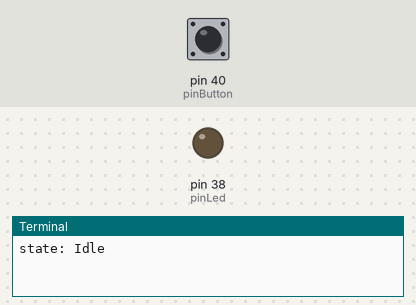
Bench run of a program on a simulated Raspberry Pi (header pin numbers). Parts: output pins drawn as LEDs (lit = HIGH), the last lines printed to the terminal. The inputs (shaded band) are chosen by the test bench; at power-on: pin 40 (pinButton) LOW. The clock reads 2024-03-15 10:24:30 at power-on unless the program sets it.

Above: at 1.2 s.
1.3 s: pin 40 (pinButton) pulled HIGH for 0.15 s
At 3.5 s:
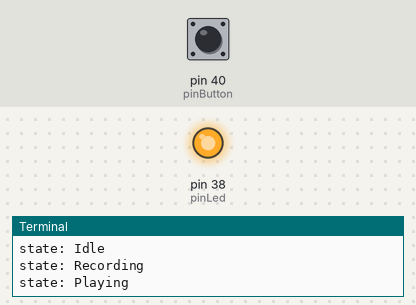
4.4 s: pin 40 (pinButton) pulled HIGH for 3.2 s
At 12.9 s:
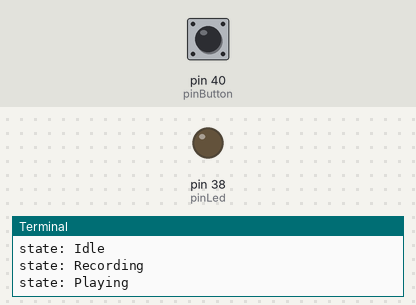
Timing chart, 0 to 14.4 s (numbered marks = the images above; inputs shaded):
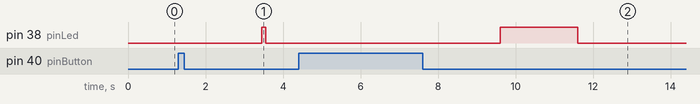

The program:

02_sequence_recorder.py
```python
from time import time, sleep
import RPi.GPIO as GPIO

delay = .05
waitForPlay = 2
pinButton = 40
pinLed = 38
state = "Idle"
sequenceRecord = []
sequenceIndex = 0
lastPulseAt = 0

GPIO.setmode(GPIO.BOARD)
GPIO.setup(pinButton, GPIO.IN)
GPIO.setup(pinLed, GPIO.OUT)

def setState(value):
  global state
  state = value
  print(f"state: {state}")

setState("Idle")


try:
  while True:
    buttonValue = GPIO.input(pinButton)
    # print(buttonValue)

    if state == "Idle":
      if buttonValue == 1:
        lastPulseAt = time()
        setState("Recording")

    elif state == "Recording":
      sequenceRecord.append(buttonValue)
      # print(sequenceRecord)
      if buttonValue == 1:
        lastPulseAt = time()
      else:
        if lastPulseAt + waitForPlay < time():
          setState("Playing")

    elif state == "Playing":
      GPIO.output(pinLed, sequenceRecord[sequenceIndex])
      sequenceIndex += 1
      if sequenceIndex >= len(sequenceRecord):
        sequenceRecord = []
        sequenceIndex = 0
        setState("Idle")

    sleep(delay)
except KeyboardInterrupt:
  GPIO.cleanup
  print("bye!")
```

Measured:
- after the input at 1.3 s, pin 38 (pinLed): LOW → HIGH after 2.2 s, → LOW 0.10 s later
- after the input at 4.4 s, pin 38 (pinLed): LOW → HIGH after 5.2 s, → LOW 2.0 s later
